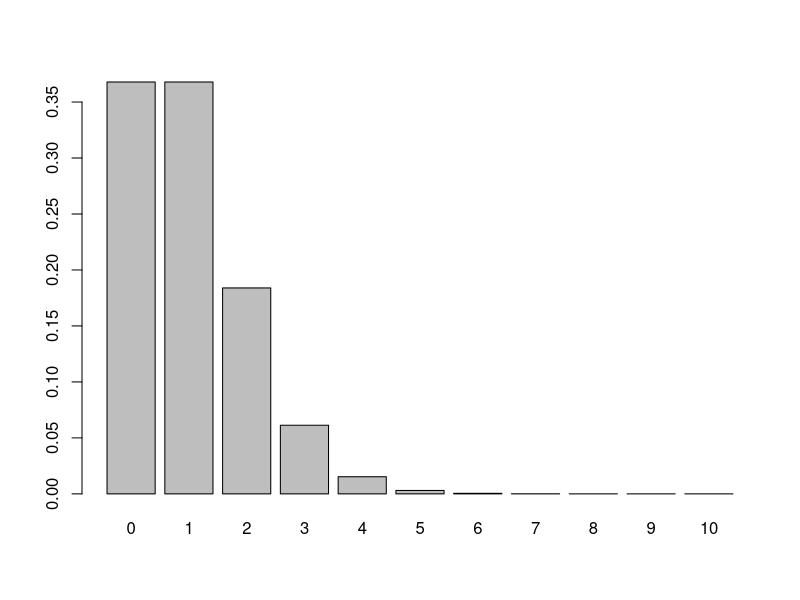
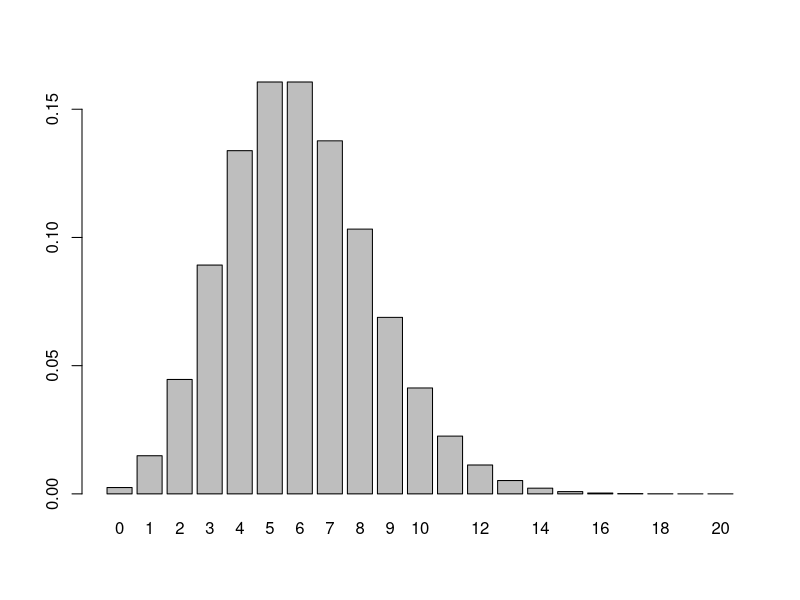
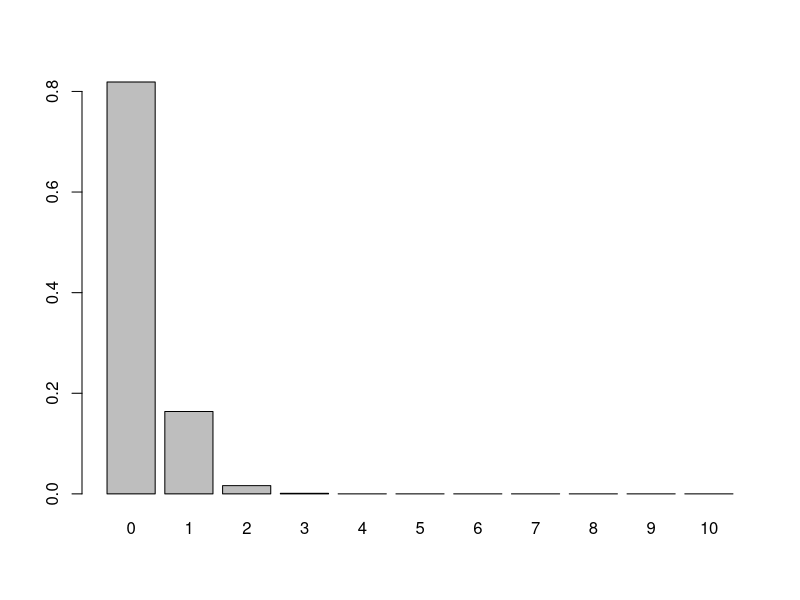

The R source for these figures, in order:
# Examples of probability distributions
# October 2 2018
# AMP

# Poisson distribution
# Discrete X >= 0
# Random events occur with a constant rate lambda

MyVec <-dpois(x= seq(0,10), lambda = 1)
names(MyVec) <- seq(0,10)
barplot(height=MyVec)


MyVec <-dpois(x= seq(0,20), lambda = 6)
names(MyVec) <- seq(0,20)
barplot(height=MyVec)


MyVec <-dpois(x= seq(0,10), lambda = 0.2)
names(MyVec) <- seq(0,10)
barplot(height=MyVec)

#sum of area under curve is 1
sum(MyVec)
# with lambda= 2, what is the probability of obtaining a zero?
dpois(x=0, lambda=2)





#R prefixes:
#  d – probability density function
#p – cumulative distribution function
#q – quantile function (the “inverse” of p) = value of x that will yield a particular tail probability
#r – random number generation

#x is a random variable drawn from a stats distribution

